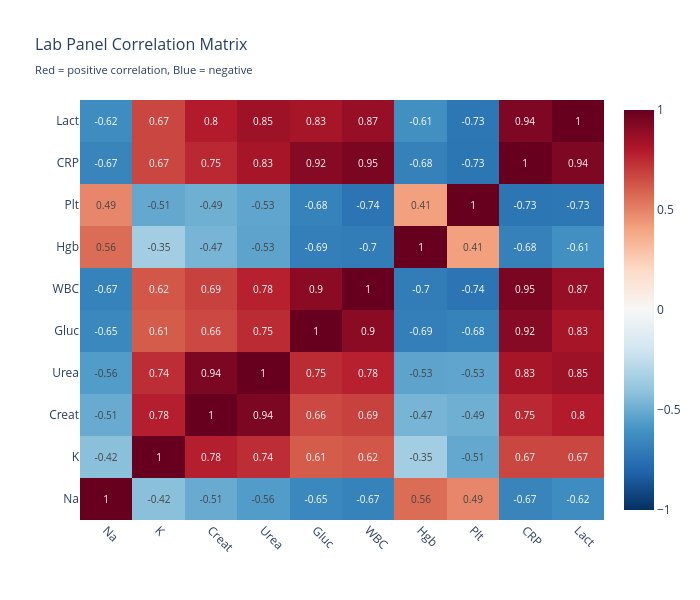

The notebook cell this image was saved under:
### Markdown cell above
---

## Step 0: Exploring 10-Dimensional Data

With 10 tests, we have 45 possible pairwise plots! Let's start with a **correlation matrix** to understand how the tests relate to each other, then look at a few selected 2D views.

### Code cell
def plot_correlation_matrix(data, feature_names):
    """Plot correlation matrix heatmap for all features."""
    # Calculate correlation matrix
    corr_matrix = np.corrcoef(data.T)

    # Create short labels for display
    short_names = ['Na', 'K', 'Creat', 'Urea', 'Gluc',
                   'WBC', 'Hgb', 'Plt', 'CRP', 'Lact']

    fig = go.Figure(data=go.Heatmap(
        z=corr_matrix,
        x=short_names,
        y=short_names,
        colorscale='RdBu_r',
        zmid=0,
        zmin=-1,
        zmax=1,
        text=np.round(corr_matrix, 2),
        texttemplate='%{text}',
        textfont={"size": 10},
        hovertemplate='%{x} vs %{y}<br>Correlation: %{z:.2f}<extra></extra>'
    ))

    fig.update_layout(
        title=dict(
            text='Lab Panel Correlation Matrix<br><sub>Red = positive correlation, Blue = negative</sub>',
            font=dict(size=16)
        ),
        width=700,
        height=600,
        xaxis=dict(tickangle=45),
    )

    fig.show()

    print("Correlation Insights:")
    print("=" * 60)
    print("• Strong positive (red): CRP, WBC, lactate, creatinine, urea, potassium")
    print("• These tests are partly redundant - they track the same underlying illness")
    print("• Hemoglobin and platelets move the opposite way (blue) - they fall as inflammation rises")
    print("• PCA can exploit these correlations to reduce 10D → 2-3D!")

plot_correlation_matrix(data, FEATURE_NAMES)

### Figure 1 — Plotly figure (JSON) as saved in the notebook; plotly's stock layout.template omitted (floating-point values rounded to 4 significant figures)
{"data": [{"colorscale": [[0.0, "rgb(5,48,97)"], [0.1, "rgb(33,102,172)"], [0.2, "rgb(67,147,195)"], [0.3, "rgb(146,197,222)"], [0.4, "rgb(209,229,240)"], [0.5, "rgb(247,247,247)"], [0.6, "rgb(253,219,199)"], [0.7, "rgb(244,165,130)"], [0.8, "rgb(214,96,77)"], [0.9, "rgb(178,24,43)"], [1.0, "rgb(103,0,31)"]], "hovertemplate": "%{x} vs %{y}<br>Correlation: %{z:.2f}<extra></extra>", "text": [[1.0, -0.42, -0.51, -0.56, -0.65, -0.67, 0.56, 0.49, -0.67, -0.62], [-0.42, 1.0, 0.78, 0.74, 0.61, 0.62, -0.35, -0.51, 0.67, 0.67], [-0.51, 0.78, 1.0, 0.94, 0.66, 0.69, -0.47, -0.49, 0.75, 0.8], [-0.56, 0.74, 0.94, 1.0, 0.75, 0.78, -0.53, -0.53, 0.83, 0.85], [-0.65, 0.61, 0.66, 0.75, 1.0, 0.9, -0.69, -0.68, 0.92, 0.83], [-0.67, 0.62, 0.69, 0.78, 0.9, 1.0, -0.7, -0.74, 0.95, 0.87], [0.56, -0.35, -0.47, -0.53, -0.69, -0.7, 1.0, 0.41, -0.68, -0.61], [0.49, -0.51, -0.49, -0.53, -0.68, -0.74, 0.41, 1.0, -0.73, -0.73], [-0.67, 0.67, 0.75, 0.83, 0.92, 0.95, -0.68, -0.73, 1.0, 0.94], [-0.62, 0.67, 0.8, 0.85, 0.83, 0.87, -0.61, -0.73, 0.94, 1.0]], "textfont": {"size": 10}, "texttemplate": "%{text}", "type": "heatmap", "x": ["Na", "K", "Creat", "Urea", "Gluc", "WBC", "Hgb", "Plt", "CRP", "Lact"], "y": ["Na", "K", "Creat", "Urea", "Gluc", "WBC", "Hgb", "Plt", "CRP", "Lact"], "z": [[1.0, -0.4185, -0.5071, -0.564, -0.6477, -0.6749, 0.5649, 0.4886, -0.6659, -0.6248], [-0.4185, 1.0, 0.7841, 0.7423, 0.6115, 0.6242, -0.3483, -0.5147, 0.6723, 0.6694], [-0.5071, 0.7841, 1.0, 0.9436, 0.663, 0.6859, -0.4675, -0.4879, 0.7541, 0.7952], [-0.564, 0.7423, 0.9436, 1.0, 0.7475, 0.777, -0.5348, -0.5291, 0.8281, 0.8529], [-0.6477, 0.6115, 0.663, 0.7475, 1.0, 0.9046, -0.6899, -0.6765, 0.9169, 0.8283], [-0.6749, 0.6242, 0.6859, 0.777, 0.9046, 1.0, -0.6983, -0.737, 0.9466, 0.8744], [0.5649, -0.3483, -0.4675, -0.5348, -0.6899, -0.6983, 1.0, 0.4133, -0.6789, -0.6141], [0.4886, -0.5147, -0.4879, -0.5291, -0.6765, -0.737, 0.4133, 1.0, -0.7268, -0.7255], [-0.6659, 0.6723, 0.7541, 0.8281, 0.9169, 0.9466, -0.6789, -0.7268, 1.0, 0.9394], [-0.6248, 0.6694, 0.7952, 0.8529, 0.8283, 0.8744, -0.6141, -0.7255, 0.9394, 1.0]], "zmax": 1, "zmid": 0, "zmin": -1}], "layout": {"height": 600, "title": {"font": {"size": 16}, "text": "Lab Panel Correlation Matrix<br><sub>Red = positive correlation, Blue = negative</sub>"}, "width": 700, "xaxis": {"tickangle": 45}}}
